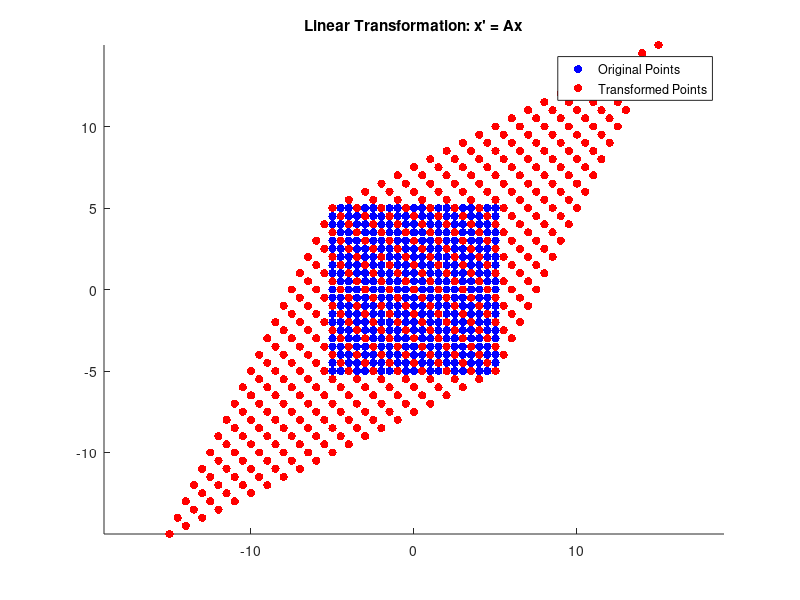

Source code (MATLAB):
% Define the matrix A (example)
A = [2 1; 1 2]; % You can replace this with your own matrix

% Create a grid of points in the input space
[X, Y] = meshgrid(-5:0.5:5, -5:0.5:5); % Define the range and spacing of points

% Flatten the grid into vectors
X_vec = X(:);
Y_vec = Y(:);

% Create a matrix containing the coordinates of all points in the input space
input_points = [X_vec Y_vec];

% Apply the linear transformation to the input points
output_points = (A * input_points')';

% Plot the original points and their images after the transformation
figure;
scatter(input_points(:,1), input_points(:,2), 'b', 'filled');
hold on;
scatter(output_points(:,1), output_points(:,2), 'r', 'filled');
axis equal;
title('Linear Transformation: x'' = Ax');
legend('Original Points', 'Transformed Points');
